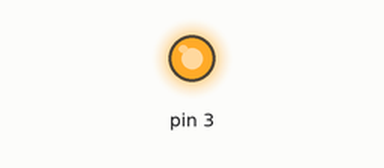
This sketch was run on a simulated Arduino Uno, built with avr-gcc and run on an emulated ATmega328P. Parts: output pins drawn as LEDs (lit = HIGH). What the sketch prints to the serial monitor is not drawn.

Above: at 2.5 s.
Timing chart, 0 to 6.6 s (numbered marks = the images above):
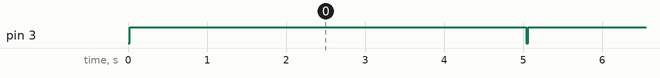

Measured:
- by itself, pin 3: alternates HIGH for 5.0 s and LOW for 0.02 s

The sketch:

nikonTest.ino
```cpp
void setup() {
pinMode(3, OUTPUT);
//pinMode(4, OUTPUT);
}

void loop() {
  Serial.begin(9600);
  Serial.print("3: ");
  Serial.println(digitalRead(3));
  //Serial.print("4: ");
  //Serial.println(digitalRead(4));
  nikonexp();
  delay(5000);
}

void nikonexp() {
  digitalWrite(3, LOW); // close prime/focus (half pressed shutter)*-8
  //digitalWrite(4, LOW); // close shutter (shutter fully presed)
  delay(20);
  digitalWrite(3, HIGH); //return to open position
  //digitalWrite(4, HIGH); //return to open position
  delay(20);
}
```
